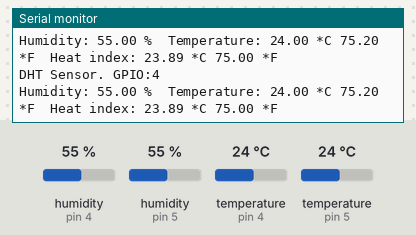
A sketch run on a simulated Arduino Uno, built with avr-gcc and run on an emulated ATmega328P. On the bench: the last lines printed to the serial monitor. Wiring (inferred from the names in the program): 2 × DHT22 sensor: data pin 4 / data pin 5. The test bench sets the inputs (shaded band); at power-on: humidity (sensors on pin 4, pin 5) 55 %, temperature (sensors on pin 4, pin 5) 24 °C.

Above: at 6.6 s.
6.7 s: humidity (sensor on pin 4) set to 22 %
At 11.31 s:
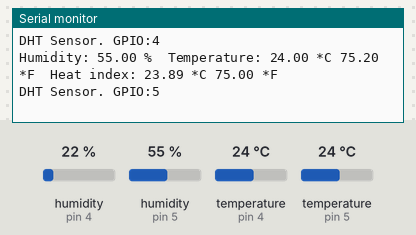
13.0 s: humidity (sensor on pin 5) set to 40 %
At 18.4 s:
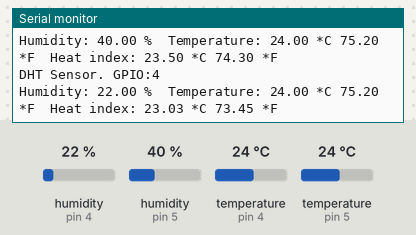
19.3 s: temperature (sensor on pin 4) set to 12 °C
At 23.4 s:
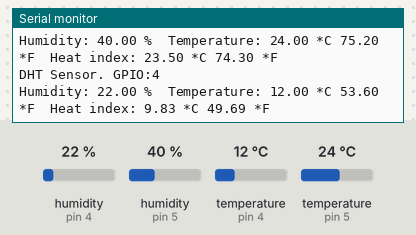
25.6 s: temperature (sensor on pin 5) set to 12 °C
At 29.6 s:
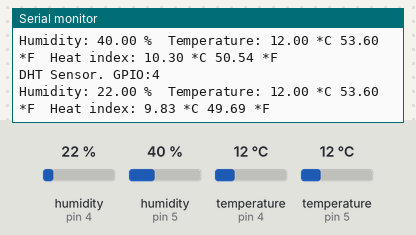
31.9 s: humidity (sensor on pin 4) set to 68 %
At 34.6 s:
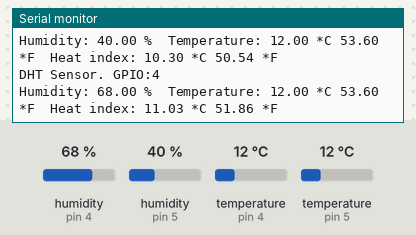
38.2 s: humidity (sensor on pin 5) set to 88 %
At 40.8 s:
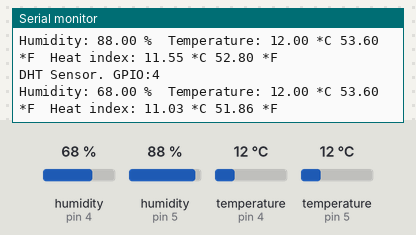
Timing chart, 0 to 42.3 s (numbered marks = the images above; inputs shaded):
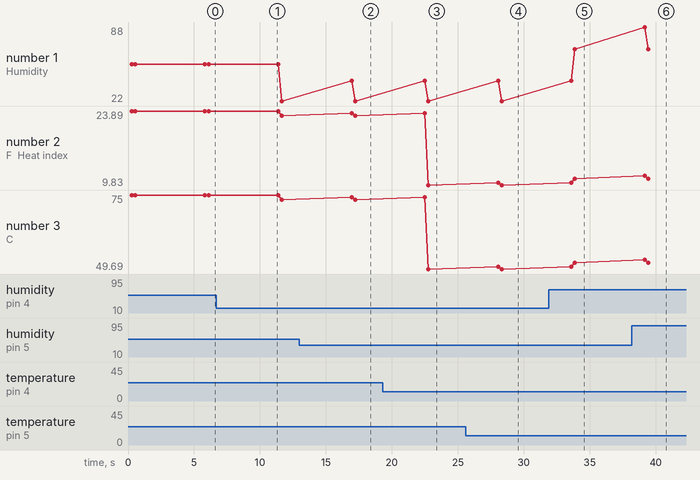

The sketch:

nodemcu_dht22_multiple.ino
```cpp
#include "DHT.h"

#define DHTTYPE DHT22 // DHT 22 (AM2302), AM2321

DHT* dhtSensors[20];
// Declare what GPIO will be enabled 16,5,4,0,2,14,12,13,15,3,1,10,9
int enabled_pin_list[] = {5, 4, 0, 2};
const int enabled_pin_count = sizeof(enabled_pin_list) / sizeof(int);

void setup() {
  Serial.begin(115200);
  // Wait for serial to initialize.
  while (!Serial) { };

  Serial.println("GPIO Enabled Count:" + String(enabled_pin_count));
  for (int i = 0; i < enabled_pin_count; i++) {
    Serial.println("Enabled GPIO:" + String(enabled_pin_list[i]));
    dhtSensors[i] = new DHT(enabled_pin_list[i], DHTTYPE);
  }
  int pinCount = sizeof(dhtSensors) / sizeof(DHT);

  Serial.println("Running DHT Sensor... Count:" + String(pinCount));
  for (int pinIndex = 0; pinIndex < pinCount; pinIndex++) {
    dhtSensors[pinIndex]->begin();
  }
}

void check_dht(DHT &dht) {
  // Reading temperature or humidity takes about 250 milliseconds!
  // Sensor readings may also be up to 2 seconds 'old' (its a very slow sensor)
  float h = dht.readHumidity();
  // Read temperature as Celsius (the default)
  float t = dht.readTemperature();
  // Read temperature as Fahrenheit (isFahrenheit = true)
  float f = dht.readTemperature(true);

  // Check if any reads failed and exit early (to try again).
  if (isnan(h) || isnan(t) || isnan(f)) {
    Serial.println("Failed to read from DHT sensor!");
    return;
  }

  // Compute heat index in Fahrenheit (the default)
  float hif = dht.computeHeatIndex(f, h);
  // Compute heat index in Celsius (isFahreheit = false)
  float hic = dht.computeHeatIndex(t, h, false);

  Serial.print("Humidity: ");
  Serial.print(h);
  Serial.print(" %\t");
  Serial.print("Temperature: ");
  Serial.print(t);
  Serial.print(" *C ");
  Serial.print(f);
  Serial.print(" *F\t");
  Serial.print("Heat index: ");
  Serial.print(hic);
  Serial.print(" *C ");
  Serial.print(hif);
  Serial.println(" *F");
}

void loop() {
  int pinCount = sizeof(dhtSensors) / sizeof(DHT);

  for (int i = 0; i < pinCount; i++) {
    Serial.println();
    Serial.println("DHT Sensor. GPIO:" + String(enabled_pin_list[i]));
    check_dht(*dhtSensors[i]);
  }
  delay(5000);
}
```

Measured:
- after the input at 13.0 s, the serial monitor: prints a new line after 3.9 s (image 2)
- after the input at 19.3 s, the serial monitor: prints a new line after 3.5 s (image 3)
- after the input at 25.6 s, the serial monitor: prints a new line after 2.5 s (image 4)
- after the input at 31.9 s, the serial monitor: prints a new line after 2.0 s (image 5)
- after the input at 38.2 s, the serial monitor: prints a new line after 0.96 s (image 6)
- plotted number 1: 55 → 22 after the input at 6.7 s, 22 → 68 after the input at 31.9 s
- plotted number 2: 23.89 → 23.03 after the input at 6.7 s, 23.03 → 9.83 after the input at 19.3 s, 9.83 → 11.03 after the input at 31.9 s
- plotted number 3: 75 → 73.45 after the input at 6.7 s, 73.45 → 49.69 after the input at 19.3 s, 49.69 → 51.86 after the input at 31.9 s
